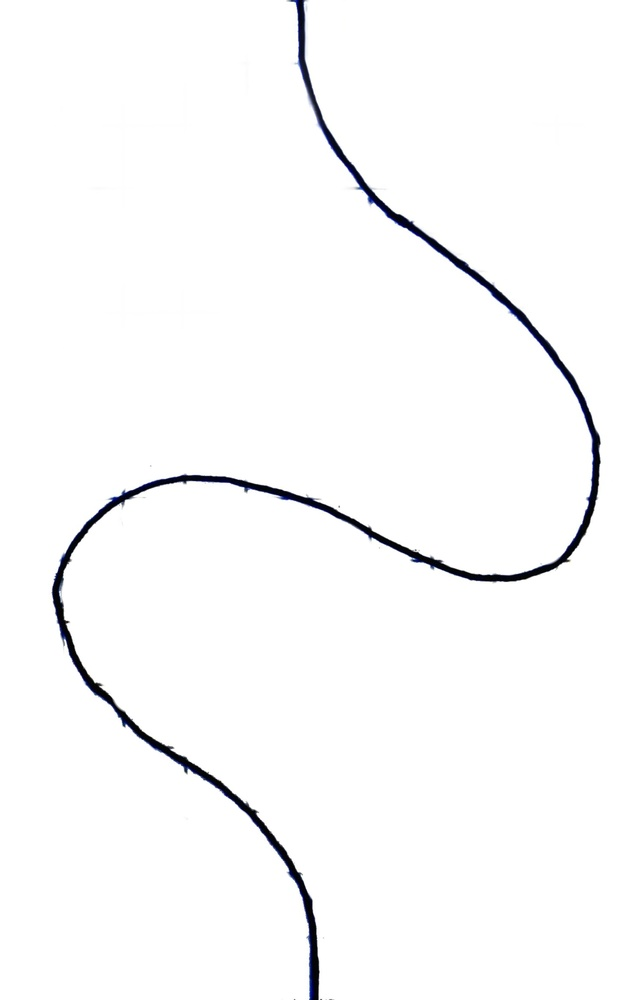
#> input picture files/test_images/waveguide_corrected.jpg, 622 x 1000 px, shrunk from 1433 x 2303 before the run
$ jupyter execute --allow-errors drawn_lcwg.ipynb
#> lines starting #> are read from the running program, lines starting #| are printed output that depends on the picture
This notebook shows how to **define** and **visualize** **vector fields** based on an image.

[](https://colab.research.google.com/github/peterropac/Aegolius/blob/main/examples/vector/drawn_lcwg.ipynb) [](https://kaggle.com/kernels/welcome?src=https://github.com/peterropac/Aegolius/blob/main/examples/vector/drawn_lcwg.ipynb)

# IMPORTS

[cell 1]
#@title Setup
import importlib.util
import os
in_colab = importlib.util.find_spec('google') is not None and importlib.util.find_spec('google.colab') is not None
in_kaggle = 'KAGGLE_KERNEL_RUN_TYPE' in os.environ
if in_colab or in_kaggle:
    %pip install -q spomso

[cell 2]
import os

import numpy as np
import matplotlib.pyplot as plt
from mpl_toolkits.axes_grid1 import make_axes_locatable
import plotly.graph_objects as go

from PIL import Image
from pathlib import Path

from spomso.cores import generate_grid, smarter_reshape, vector_smarter_reshape

#> (the rest of this cell did not finish here and is left out)

# PARAMETERS

[cell 3]
# size of the volume
co_size = 100, 70, 5.5
# waveguide width
w = 30
# resolution of the volume
co_resolution = 100, 100, 11

# show 2D cross-section along the z-axis
show_midplane = True
# index of the cross-section along the z-axis
depth_index = 0
# 1/decimate of total vectors are shown in the cross-section
decimate = 4

# type of the vector field defining the waveguide: 2D, 3D
vector_field_type = "3D"

# how the sign of the vector field is determined: MASK, AUTO
sign_compute = "MATH"

# show a 3D plot
show_3d = False
show_field = True
show_field_3d = False

# COORDINATE SYSTEM

Point cloud of coordinates is created with the **generate_grid** function, which takes the size of the coordinate system and the number of points in each direction (**co_resolution**).

#> (a cell that did not finish here is left out)

If there is an even number of points along any direction the function will automatically convert it to an odd number, therefore the origin is always included in the point cloud. The point cloud is a **numpy.ndarray** with a shape of **(D, N)**, where **D** is the number of dimensions and **N** is the number of data points.

# IMPORT image

Import an image of some lines. and the image will be converted to greyscale automatically. It is better to use higher-resolution images with clear lines. An example image is stored in the `Files/test_images` folder.

[cell 5]
image_file_name = "waveguide_corrected.jpg"
spomso_dir = Path(os.getcwd()).resolve().parents[1]
image_path = os.path.join(spomso_dir, "files", "test_images", image_file_name)
image = Image.open(image_path).convert("L")
image = np.flipud(np.asarray(image).T)
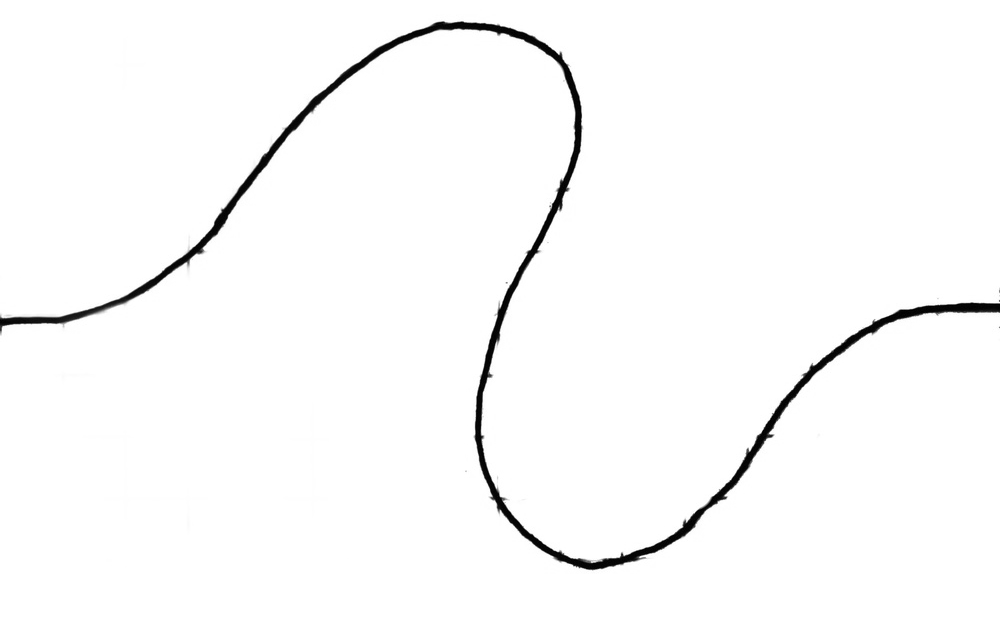
#> image: shape (622, 1000); min 0, max 255, mean 250

Due to the topology of the vector fields one must specify the **sign** of the vector field in certain regions in space. The code is able to do this automatically but it is preferred to specify the sign using an image. There is an example image in the folder `Files/test_images`.
If you set `sign_compute = "MASK"` the **sign** will be computed using the provided image, if you set `sign_compute = "AUTO"` the **sign** will be computed automatically and the image does not have to be imported.

[cell 6]
if sign_compute=="MASK":
    mask_image_file_name = "waveguide_corrected_sign.jpg"
    spomso_dir = Path(os.getcwd()).resolve().parents[2]
    mask_image_path = os.path.join(spomso_dir, "files", "test_images", mask_image_file_name)
    mask_image_ = Image.open(mask_image_path).convert("L")
    mask_image = np.flipud(np.asarray(mask_image_).T)

Show the greyscale version of the imported image:

[cell 7]
plt.imshow(image, cmap="binary_r")
plt.show()

Show the imported **sign** mask:

[cell 8]
if sign_compute=="MASK":
    plt.imshow(mask_image, cmap="binary_r")
    plt.show()

# CREATE SCALAR FIELDS

In this step the imported image is going to be converted into an Signed Distance Function (SDF)

Create a **point cloud** object:

#> (a cell that did not finish here is left out)

Calculate the aspect ratio of the image:

[cell 10]
aspect_ratio = image.shape[0]/image.shape[1]
#> aspect_ratio = 0.622


$ run again, with Files/test_images/lines_test_handdrawn.png saved as files/test_images/waveguide_corrected.jpg
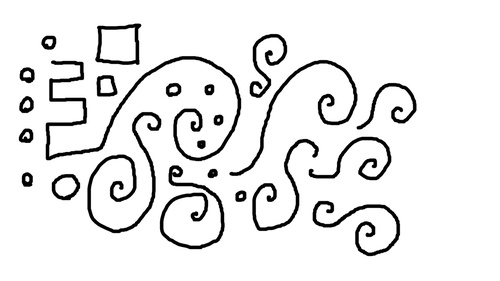
#> input picture Files/test_images/lines_test_handdrawn.png, 500 x 281 px, shrunk from 1152 x 648 before the run
#> `image = np.flipud(np.asarray(image).T)`:
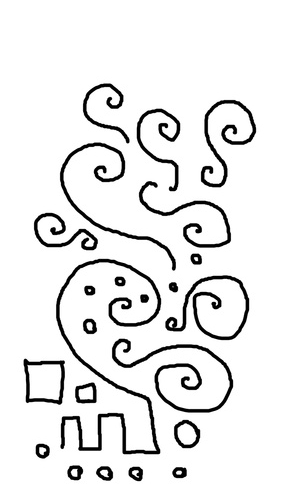
#> image: shape (500, 281); min 0, max 255, mean 233.6
